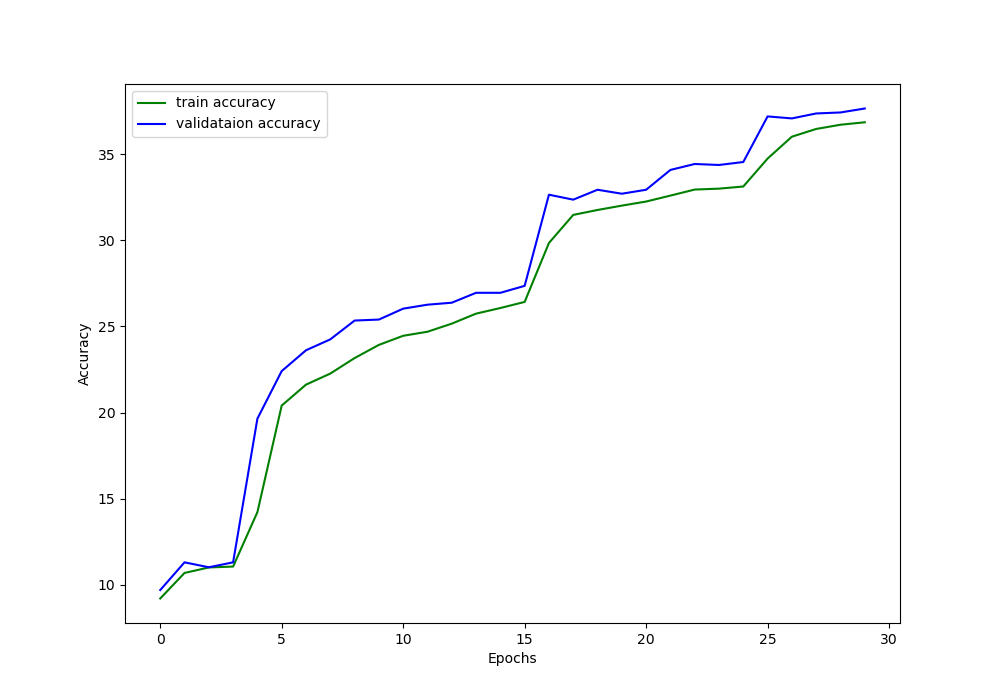
#> input picture log_paper/accuracy_paper_crop.png, 1000 x 700 px; its folder holds only this picture in this run
$ python -i data_augmentation.py   (imports and definitions only)   (older library calls are emulated)
#> lines starting #> are read from the running program, lines starting #| are printed output that depends on the picture
import os
# import matplotlib.pyplot as plt
import imageio
from scipy import misc
import cv2
import numpy as np
import  random
import torch
import os.path as osp
import skimage.exposure as exposure
from PIL import Image

# [148 lines left out: functions verticalFlip, horizontalFlip, rotate, randomCrop, crop, color_jitter and 2 more, not called in this run]

def edge(img):
    img = cv2.cvtColor(img, cv2.COLOR_RGB2RGBA)

    sobel = cv2.Sobel(img,cv2.CV_64F,1,1,ksize=3)
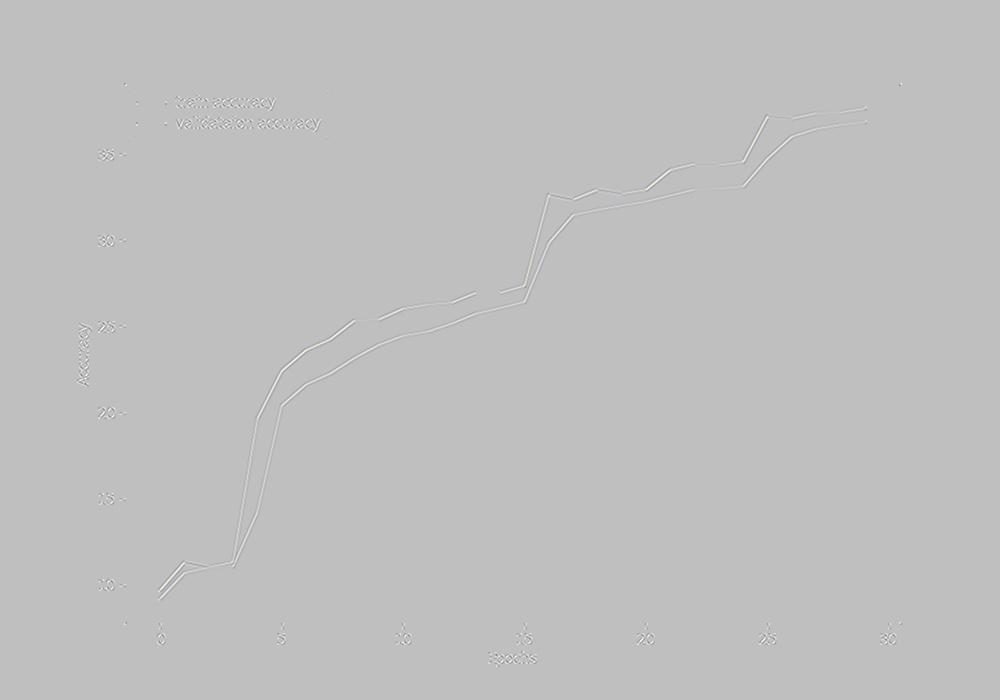
#> sobel: shape (700, 1000, 4) float64; mean R, G, B, A 0, 0, 0, 0; transparent parts drawn white
    sobel = exposure.rescale_intensity(sobel, in_range='image', out_range=(-255,255)).clip(0,255).astype(np.uint8)
    #gray = cv2.cvtColor(sobel, cv2.COLOR_BGR2GRAY)
    invert = cv2.bitwise_not(sobel)
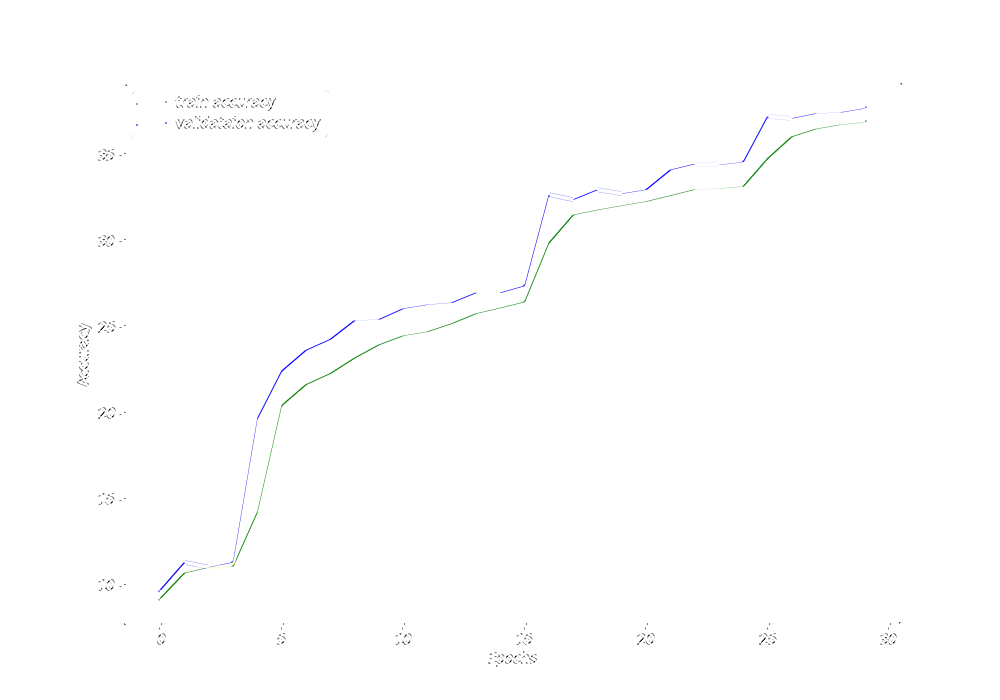
#> invert: shape (700, 1000, 4); mean R, G, B, A 254.3, 254.4, 254.5, 255

    img_pil = Image.fromarray(img, 'RGBA')
    invert_pil = Image.fromarray(invert, 'RGBA')
    img_pil.putalpha(1)
    invert_pil.putalpha(1)
    #rst = Image.alpha_composite(img_pil, invert_pil)
    rst = Image.blend(img_pil, invert_pil, .4)

    rst = cv2.cvtColor(np.array(rst), cv2.COLOR_RGB2BGR)
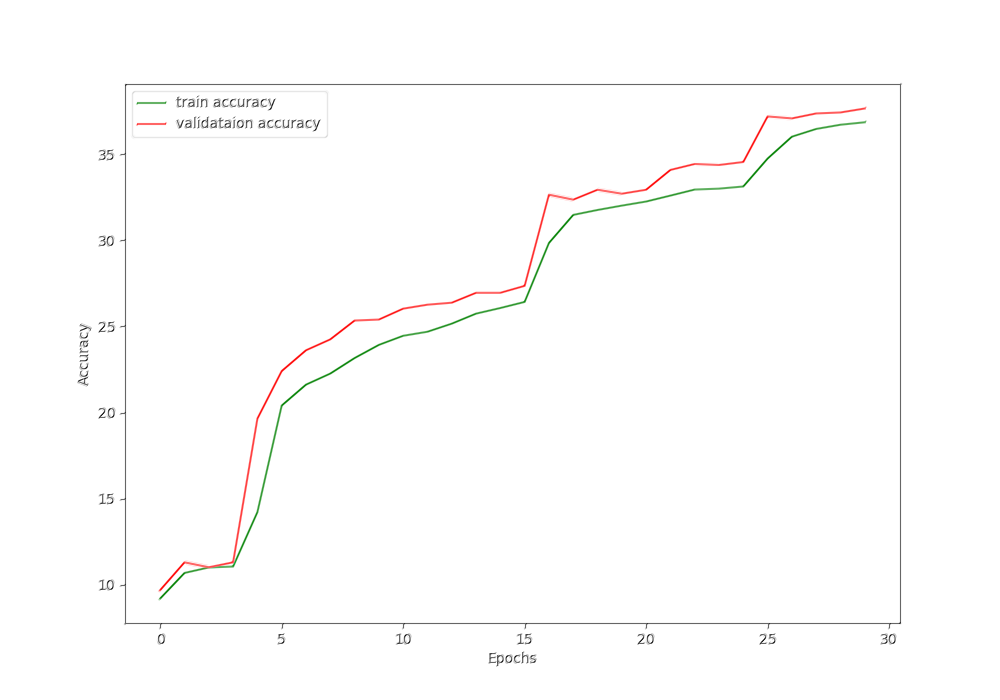
#> rst: shape (700, 1000, 3); mean R, G, B 253.3, 253, 252.8
    return rst


# [89 lines left out: function peterGriffinIsAGayDogFuck, not called in this run]

            # [6 lines of commented-out code are left out]

root = '.'
org = 'org'
# [1 line not run here, left out]

>>> import cv2
>>> picture = cv2.cvtColor(cv2.imread('log_paper/accuracy_paper_crop.png'), cv2.COLOR_BGR2RGB)
>>> result = edge(picture)

$ run again, on log_paper/accuracy_paper_flipflop.png
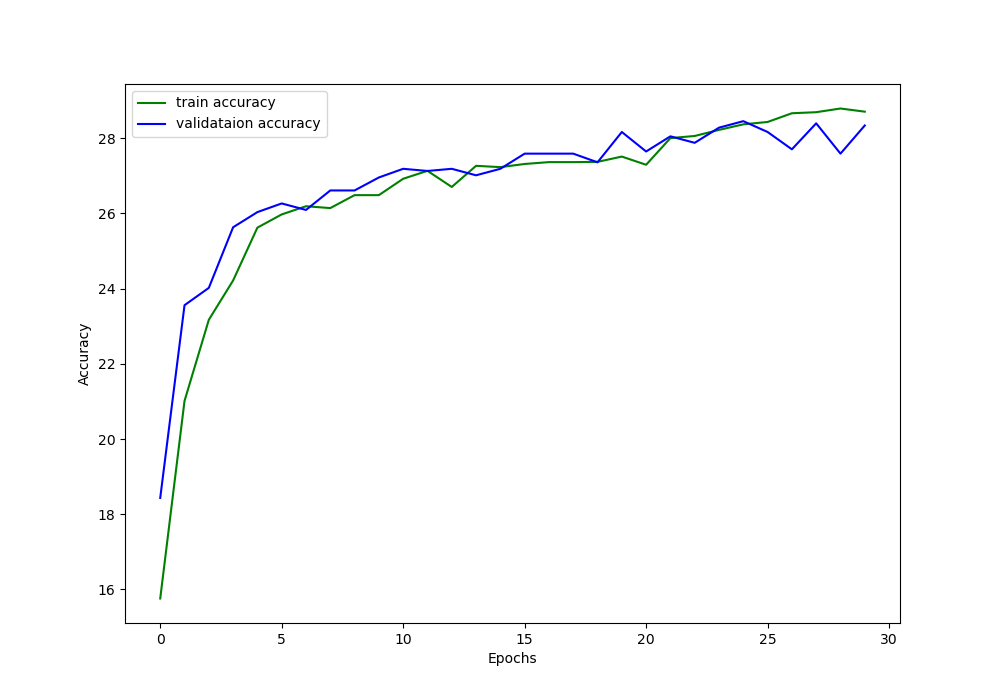
#> input picture log_paper/accuracy_paper_flipflop.png, 1000 x 700 px
#> in edge, `invert = cv2.bitwise_not(sobel)`:
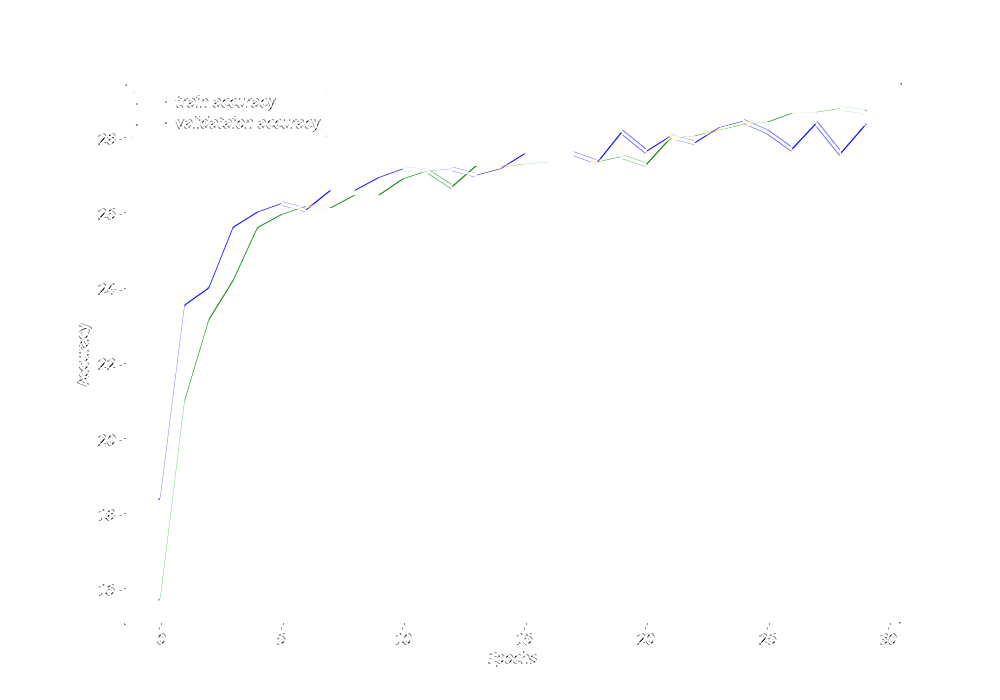
#> invert: shape (700, 1000, 4); mean R, G, B, A 254.3, 254.4, 254.6, 255
#> in edge, `rst = cv2.cvtColor(np.array(rst), cv2.COLOR_RGB2BGR)`:
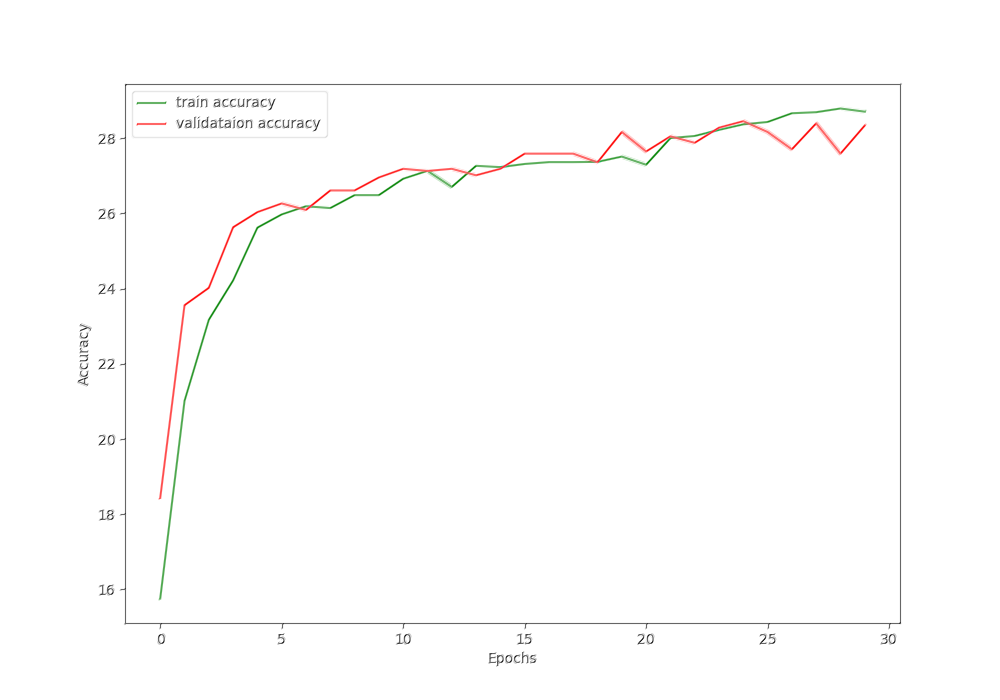
#> rst: shape (700, 1000, 3); mean R, G, B 253.3, 253, 252.7

$ run again, on log_paper/accuracy_paper_org.png
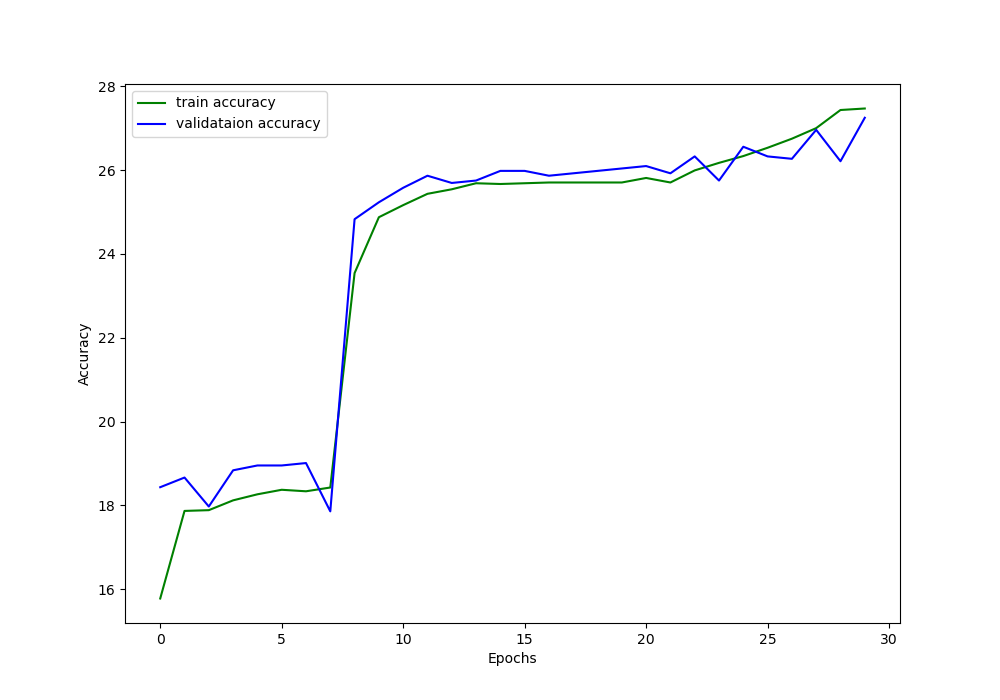
#> input picture log_paper/accuracy_paper_org.png, 1000 x 700 px
#> in edge, `invert = cv2.bitwise_not(sobel)`:
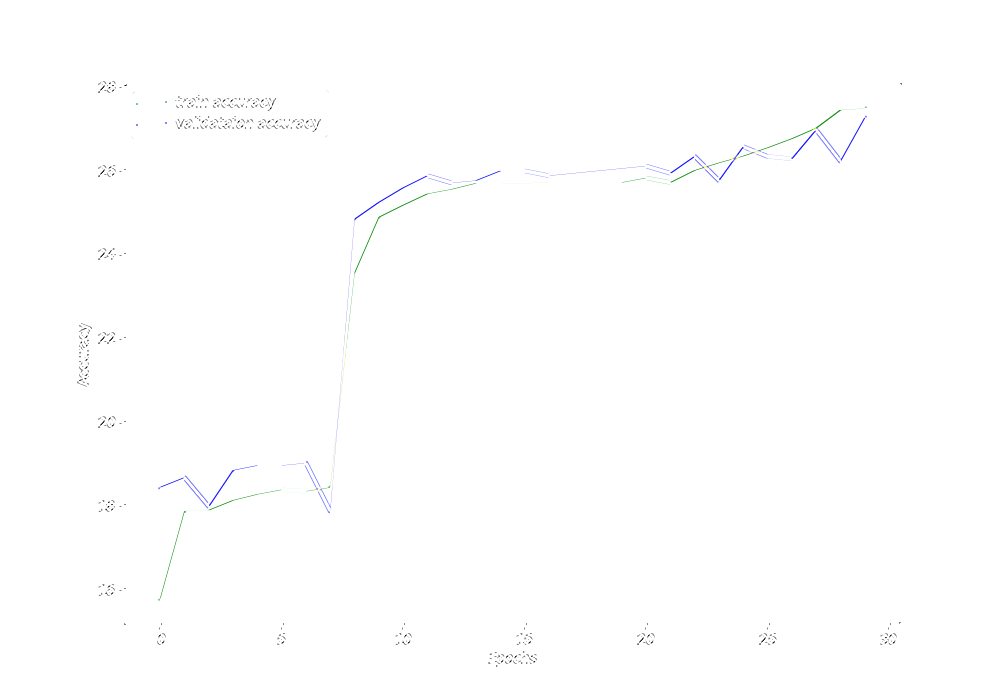
#> invert: shape (700, 1000, 4); mean R, G, B, A 254.4, 254.5, 254.6, 255
#> in edge, `rst = cv2.cvtColor(np.array(rst), cv2.COLOR_RGB2BGR)`:
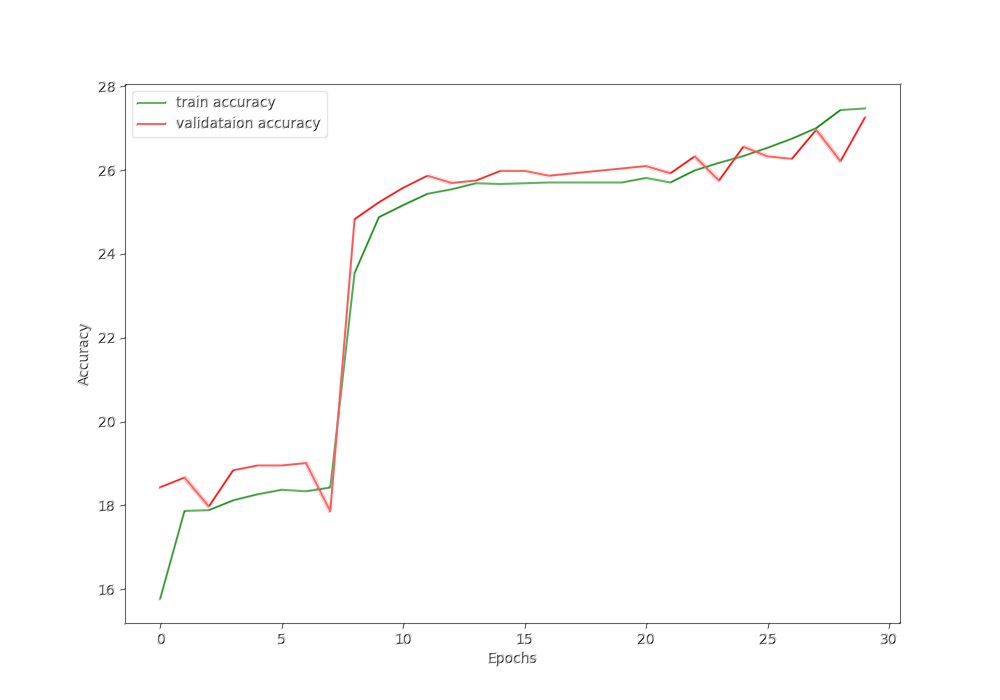
#> rst: shape (700, 1000, 3); mean R, G, B 253.3, 253, 252.7
